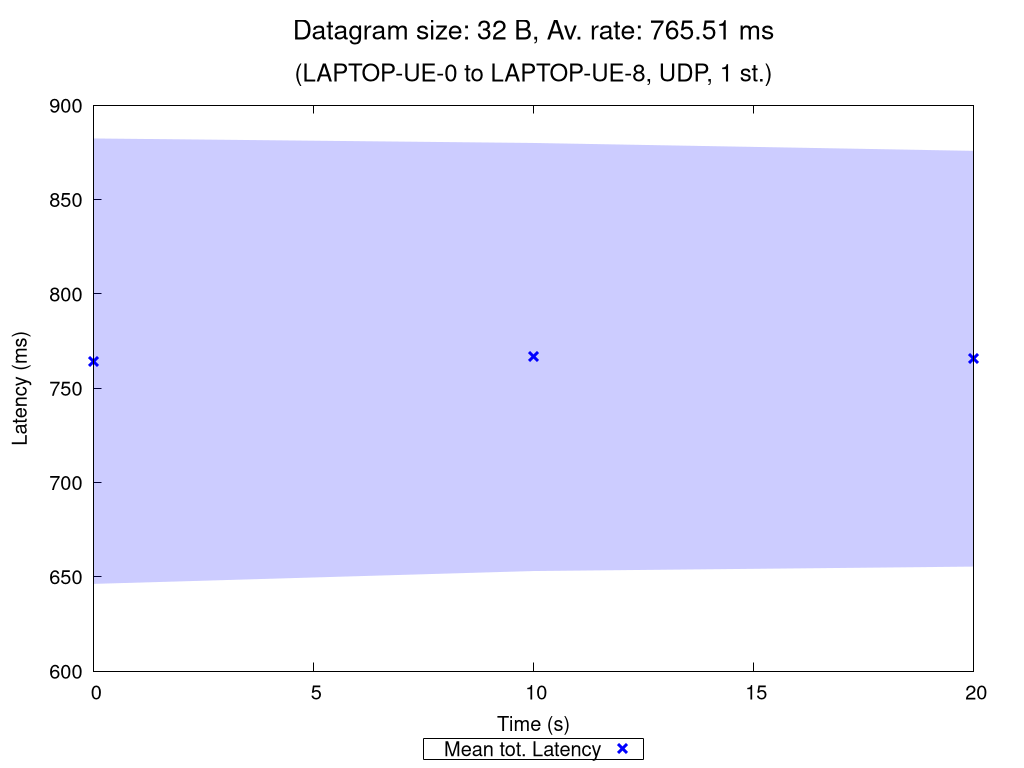

This chart was generated by the following gnuplot code:
set terminal pngcairo nocrop enhanced size 1024,768 font "Verdana,15"
set output "UDP_1_st_2020_11_02_12-43-15_one2two_00032B.png"

set title "{/=20 Datagram size: 32 B, Av. rate: 765.51 ms}\n\n{/=18 (LAPTOP-UE-0 to LAPTOP-UE-8, UDP, 1 st.)}"

set xlabel "Time (s)"
set ylabel "Latency (ms)"
set ytics nomirror
set key bmargin center horizontal box samplen 1 width -1
set bmargin 4.6
set rmargin 4.5

rf = 1.0  # rate factor
set style fill transparent solid 0.2 noborder
set autoscale xfix
plot "UDP_1_st_2020_11_02_12-43-15_one2two_00032B_iperf_processed.dat" using 1:($2/rf-$3/rf):($2/rf+$3/rf) with filledcurves lc rgb "blue" notitle, \
     "" using 1:($2/rf) with points pt 2 ps 1.5 lw 3 lc rgb "blue" title "Mean tot. Latency", \
